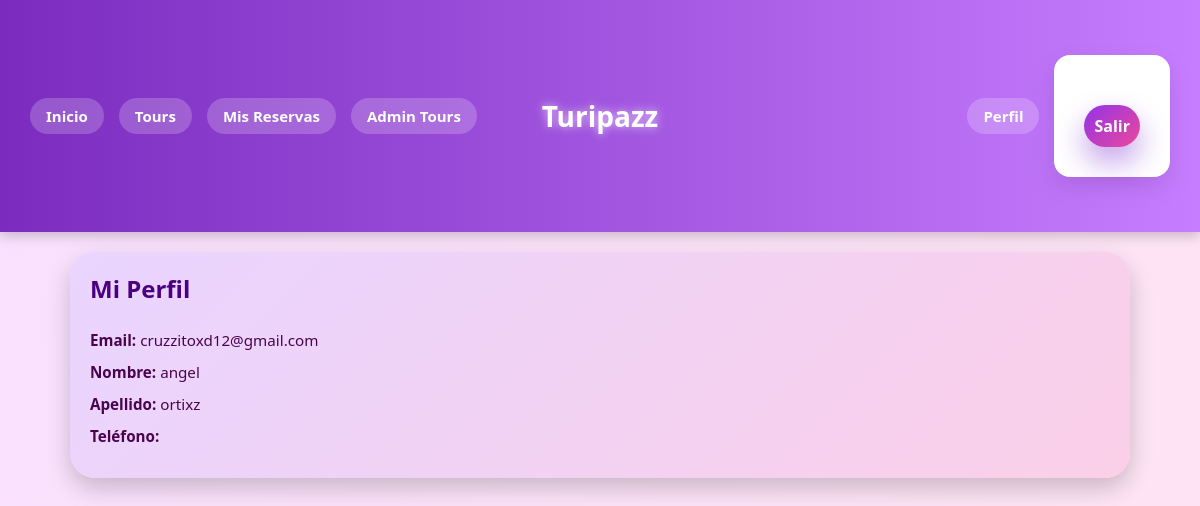
/perfil/ (signed in), run on the app's committed database.
### turismo/models.py (models this page shows, shortened)
class Usuario(AbstractUser):
    username = None
    email = models.EmailField(unique=True)
    nombre = models.CharField(max_length=50)
    apellido = models.CharField(max_length=50)
    telefono = models.CharField(max_length=15, blank=True)
    objects = UsuarioManager()
    USERNAME_FIELD = "email"
    REQUIRED_FIELDS = ["nombre", "apellido"]

### turismo/views.py (the view)
# urls.py: path('perfil/', views.perfil, name='perfil'),
@login_required
def perfil(request):
    return render(request, 'perfil.html')

### turismo/templates/perfil.html
{% extends 'base.html' %}
{% block content %}
<div class="card profile">
    <h2>Mi Perfil</h2>
    <p><strong>Email:</strong> {{ user.email }}</p>
    <p><strong>Nombre:</strong> {{ user.nombre }}</p>
    <p><strong>Apellido:</strong> {{ user.apellido }}</p>
    <p><strong>Teléfono:</strong> {{ user.telefono }}</p>
</div>
{% endblock %}

### turismo/static/css/styles.css (style rules this page uses)
* { margin: 0; padding: 0; box-sizing: border-box; font-family: 'Poppins', 'Segoe UI', sans-serif; }
body { background: linear-gradient(135deg, #fbc2eb, #a18cd1); min-height: 100vh; animation: bgMove 10s infinite alternate; }
h2 { margin-bottom: 25px; color: #4b0082; font-weight: 700; }
.card { background: rgba(255, 255, 255, 0.95); border-radius: 20px; padding: 25px; margin-bottom: 25px; box-shadow: 0 20px 40px rgba(106,17,203,0.25); transition: transform 0.4s, box-shadow 0.4s; animation: fadeIn 0.8s ease; }
.profile p { margin-bottom: 12px; font-size: 16px; color: #333; }
* { margin: 0; padding: 0; box-sizing: border-box; font-family: 'Segoe UI', sans-serif; }
body { background: linear-gradient(120deg, #f8e1ff, #ffe4f2); min-height: 100vh; }
.card { background: white; padding: 20px; border-radius: 18px; box-shadow: 0 10px 20px rgba(0,0,0,0.1); transition: transform 0.3s ease; }
.card { background: white; border-radius: 16px; padding: 15px; box-shadow: 0 10px 25px rgba(0,0,0,.15); transition: transform .3s; }
.card { background: linear-gradient(135deg, #d8b4f8, #fbcfe8); border-radius: 20px; padding: 20px; margin-bottom: 20px; box-shadow: 0 8px 20px rgba(0,0,0,0.15); transition: transform 0.3s ease; }
.card p { color: #4a044e; font-size: 1rem; text-align: justify; }
.card { min-width: 300px; scroll-snap-align: center; background: linear-gradient(135deg, #e9d5ff, #fbcfe8); border-radius: 25px; padding: 20px; box-shadow: 0 10px 25px rgba(0,0,0,0.2); transition: transform 0.4s ease; }
.card p { color: #4a044e; font-size: 0.95rem; }

### data on the page
Usuario: email "cruzzitoxd12@gmail.com", nombre "angel", apellido "ortixz"
